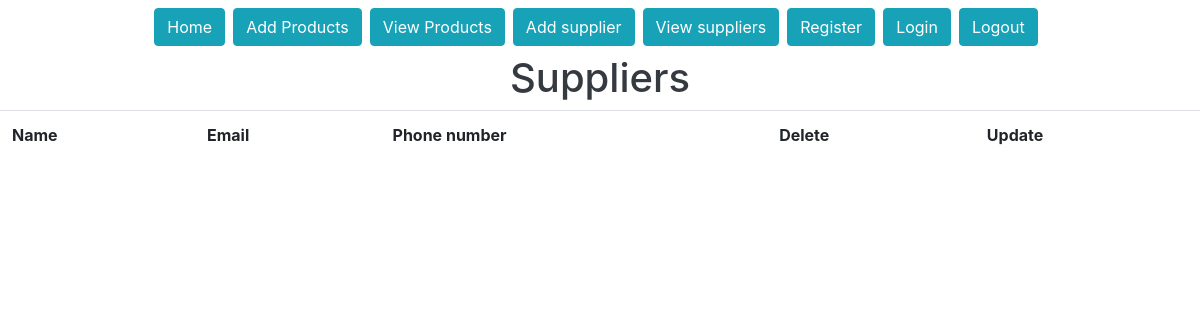
The page /suppliers/ (signed in) on the database as committed earlier.
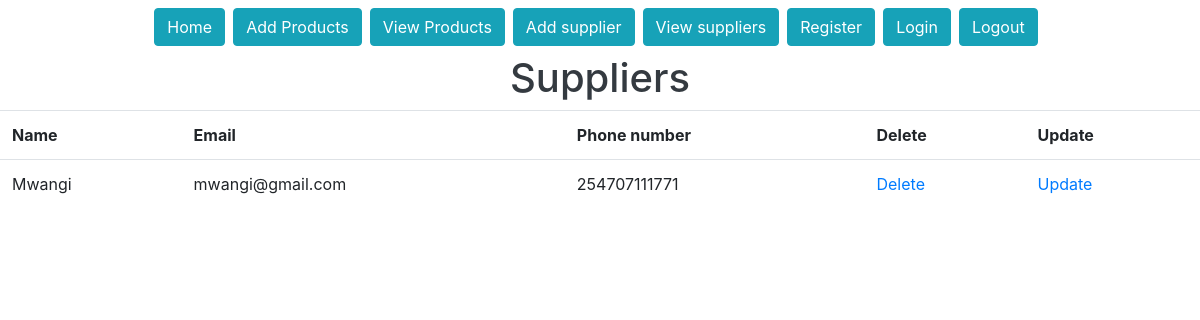
The same page on the database as committed later.
### djangoProjectRegistration/models.py (models this page shows)
class Supplier(models.Model):
    supp_name = models.CharField(max_length=30, blank=False, null=False)
    supp_email = models.EmailField(max_length=30, blank=False, null=False)
    supp_phonenumber = models.IntegerField(blank=False, null=False)

### djangoProjectRegistration/views.py (the view)
# urls.py: path('suppliers/', general_views.view_suppliers, name='suppliers'),
@login_required
def view_suppliers(request):
    suppliers = Supplier.objects.all()
    return render(request, 'suppliers.html', {'suppliers': suppliers})

### templates/suppliers.html
{% extends 'base.html' %}
{% block content %}
<div class="row">
    <div class="col-12">
    <h1 class="text-center text-dark">Suppliers</h1>
        <table class="table">
            <tr>
                <th>Name</th>
                <th>Email</th>
                <th>Phone number</th>
                <th>Delete</th>
                <th>Update</th>
            </tr>
            {% for supplier in suppliers %}
            <tr>
                <td>{{ supplier.supp_name }}</td>
                <td>{{ supplier.supp_email }}</td>
                <td>{{ supplier.supp_phonenumber }}</td>
                <td><a href="">Delete</a></td>
                <td><a href="">Update</a></td>
            </tr>
            {% endfor %}
        </table>
    </div>
</div>
{% endblock %}

Rows that differ between the two databases and show on the page:
added Supplier: supp_name "Mwangi", supp_email "mwangi@gmail.com", supp_phonenumber "254707111771"
